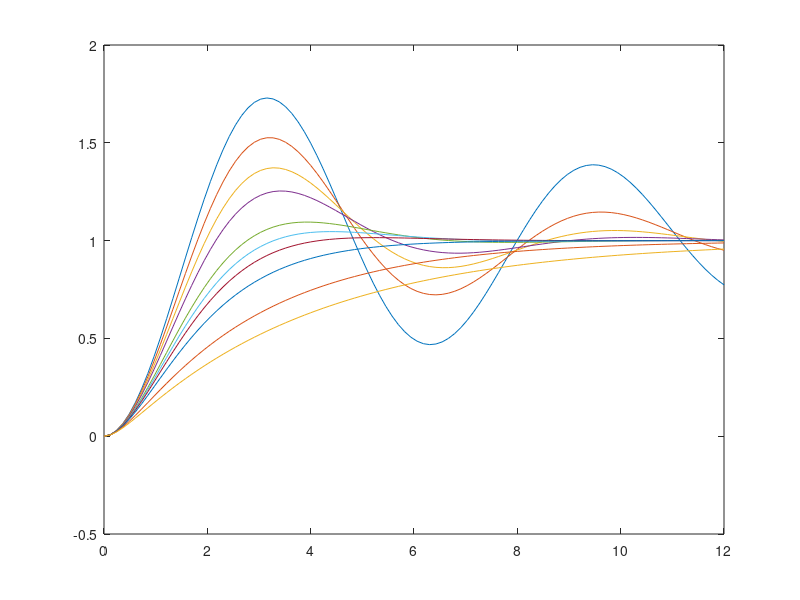

Source code (MATLAB):
t = linspace(0,12);
zz = [.1 .2 .3 .4 .6 .7 .8 1.00001 1.5 2.0];
for i = 1:10;
  z = zz(i);
  c = 1-(exp(-z*t)/sqrt(1-z^2)).*sin(t*sqrt(1-z^2)+acos(z));
  plot(t,c);
  if ( i == 1 ), hold on; end;
end;
hold off;
